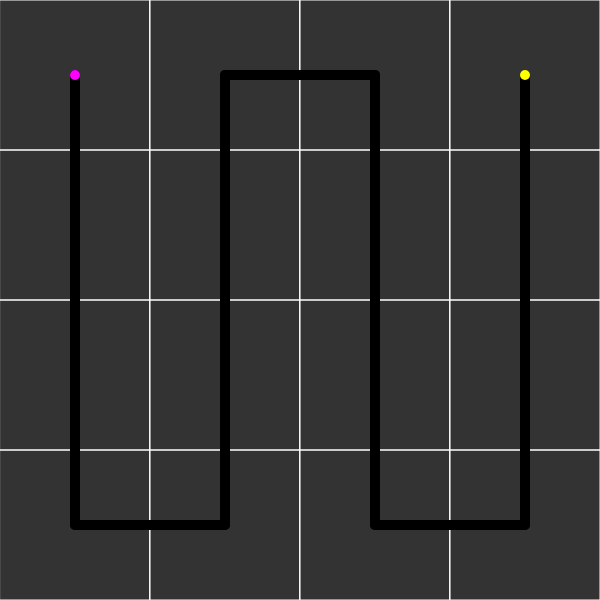
Frame 1 (no input)
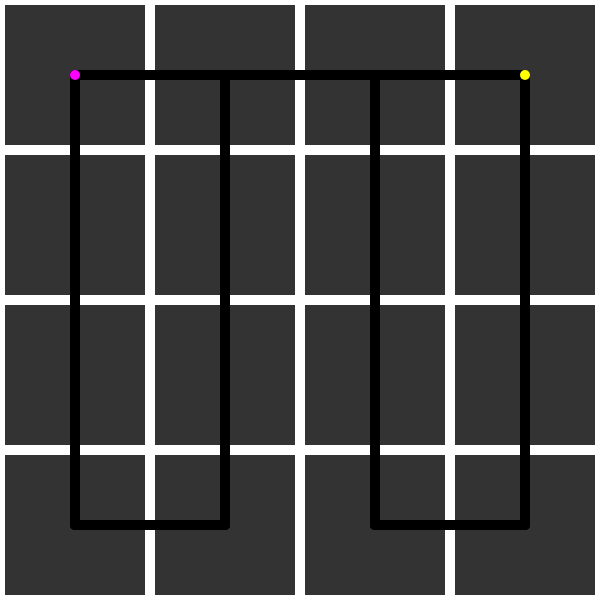
Frame 2 (the mouse pressed at the canvas centre, redrawn once)

The p5.js sketch that drew these frames (run headless with seeded random() and noise() and a simulated clock; the mouse was pressed at the canvas centre and the sketch redrawn once):

// p5.js sketch
// ── sketch.js
var col, row;
var w =150;
var grid=[];
path = new Array(4*4);
pre = [];

function setup(){
    createCanvas(600,600);
    background(51);
    row = floor(width/w);
    col = floor(height/w);
    //draw grids
    for(var i=0;i<row;i++){
        for(var j=0;j<col;j++){
            grid.push(new Cell(i,j));
        }
    }

}


function draw(){
    for(var cell of grid){
        cell.show();
    }
    //generate hamiltonian path and draw it
    drawPath();
    noLoop();
}

function drawPath(){
    generatePath(4);
    //console.log(path);
    for(var i=0;i<path.length;i++){
        var x = path[i][0]*w+75;
        var y = path[i][1]*w+75;
        strokeWeight(10);
        stroke(0);
        line(pre[0],pre[1],x,y);
        pre = [x,y];
        //point(x,y);
    }
    //draw start(purple) and finish(yellow) point
    var i = path[0][0]*w+75;
    var j = path[0][1]*w+75;
    stroke(255,0,255);
    point(i,j);
    i=path[path.length-1][0]*w+75;
    j=path[path.length-1][1]*w+75;
    stroke(255,255,0);
    point(i,j);
    
}


function generatePath(n){
    var i,j;
    //path start from 0,0 extend to the end.traverse from top to 
    //bottom for even number of grids and bottom to top for odd grids
    for(i=0;i<n;i++){
        for(j=0;j<n;j++){
            if(i%2 == 0){
                for(j=0;j<n;j++){
                    path[i*n+j]=[i,j];
                }
            }else{
                for(j=0;j<n;j++){
                    path[i*n+j]=[i,n-j-1];
                } 
            }

        }
    }
}

function Cell(i,j){
    this.i = i;
    this.j = j;

    this.show = function(){
        noFill();
        stroke(255);
        rect(this.i*w,this.j*w,w,w);
    }
}
// ── hamiltonPath.js
function HamiltonPath(){
    /**
     * generate hamiltonian ath start with trival this.path that traverse from top conrner to the bottom right
     */

    this.this.path = new Array(4*4);

    this.generateHamiltonianthis.Path=function(n,q){
        var i,j;

        for(i=0;i<n;i++){
            for(j=0;j<n;j++){
                if(i%2 == 0){
                    for(j=0;j<n;j++){
                        this.path[i*n+j]=[i,j];
                    }
                }else{
                    for(j=0;j<n;j++){
                        this.path[i*n+j]=[i,n-j-1];
                    } 
                }

            }
        }

        nsuccess = 0;
        nattempts = 0;
        //moves needed for backbite algorithm
        nmoves = q*10.0 * n * n * Math.pow(Math.log(2.+n),2);
        while(nsuccess < nmoves)
        {
            success = backbite(n,this.path);
            if (success) nsuccess++;
            nattempts++;
        }
    };

    this.backbite = function(n,path){

    }

} 
